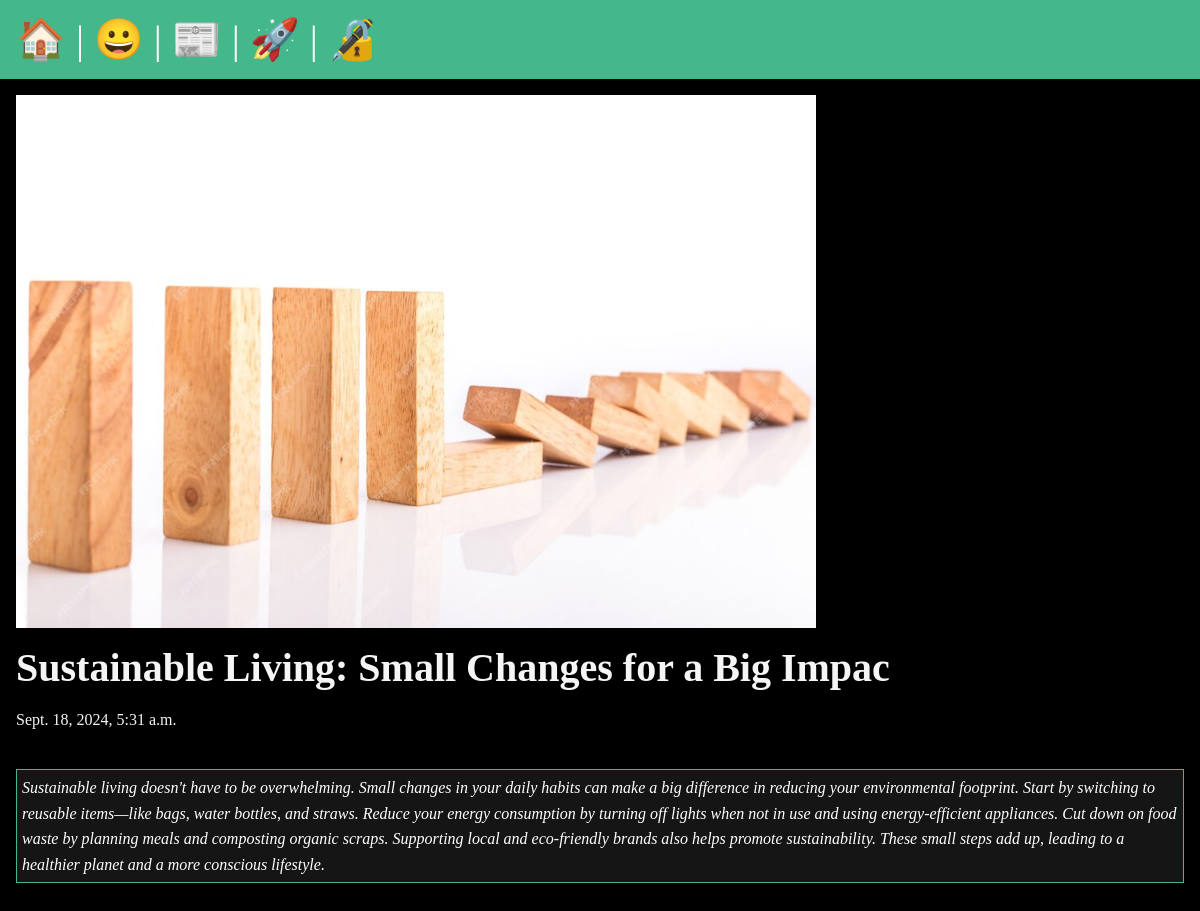
The page /posts/domino-effect on the database its author committed.
### posts/models.py (models this page shows, shortened)
class Post(models.Model):
    title=models.CharField(max_length=75)
    body=models.TextField()
    slug=models.SlugField()
    date=models.DateTimeField(default=timezone.now)
    banner=models.ImageField(default='fallback.png', blank=True)
    auther=models.ForeignKey(User, on_delete=models.CASCADE, default=None)

### posts/views.py (the view)
# urls.py: path('<slug:slug>', views.post_page, name='page'), #this name will use in html file
def post_page(request,slug):
    post=Post.objects.get(slug=slug)   #this will give matching slug
    return render(request,"posts/post_page.html",{'post':post} )  #this posts will used for loop in views allobjects

### posts/templates/posts/post_page.html (shortened to what this page needs)
{% extends "layout.html" %}
{% block content %}
<section>
    <img class="banner" src=" {{post.banner.url}} " alt="{{post.title}}">
    <h1>{{post.title}}</h1>
    <p>{{post.date}}</p>
    <div class="parent">
        <p class="box"> {{post.body}} </p>
    </div>
</section>
{% endblock %}

### static/style.css (style rules this page uses)
* { margin: 0; padding: 0; box-sizing: border-box; }
body { min-height: 100vh; background-color: black; color: whitesmoke; font-size: 3rem; }
section { display: flex; flex-flow: column; gap: 1rem; }
h1, h2 { font-size: 2.5rem; }
p { font-size: 1rem; }
.banner { display: block; width: 100%; max-width: 800px; }
.parent { font-size: 0; }
.box { color: white; border: 1px solid #44B78B; font-style: italic; padding: 5px; background: #151515; display: inline-block; margin-bottom: 500px; }
p { line-height: 1.6; margin-bottom: 20px; }

### rows shown on the page
Post: banner (picture), title "Sustainable Living: Small Changes for a Big Impac", date "Sept. 18, 2024, 5:31 a.m.", body "Sustainable living doesn't have to be overwhelming. Small changes in your daily habits can make a big difference in reducing your environmental footprint. Start by switching to reusable items—like bags, water bottles, and straws. Reduce your energy consumption by turning off lights when not in use and using energy-efficient appliances. Cut down on food waste by planning meals and composting organic scraps. Supporting local and eco-friendly brands also helps promote sustainability. These small steps add up, leading to a healthier planet and a more conscious lifestyle."
